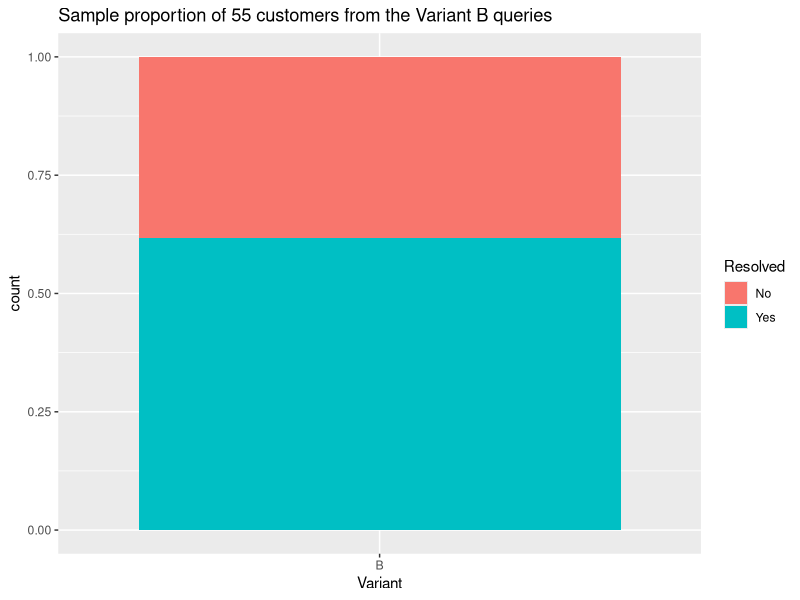
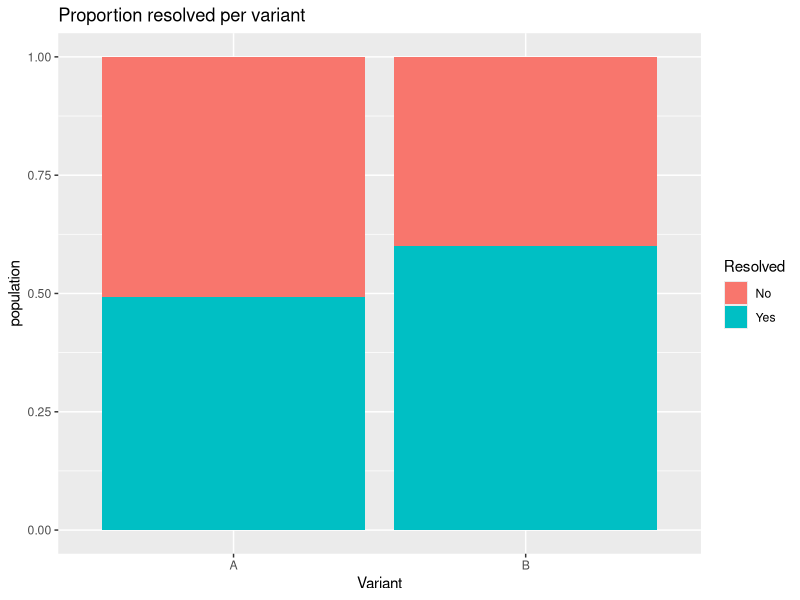
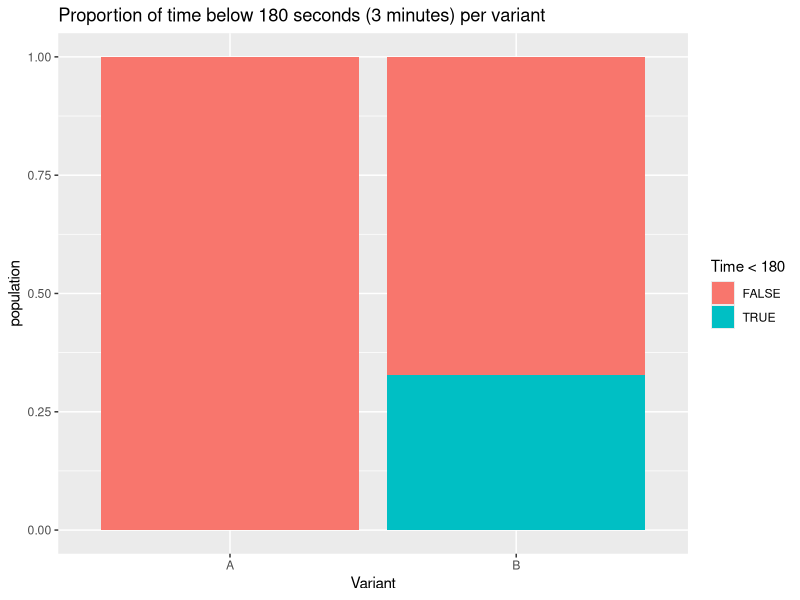
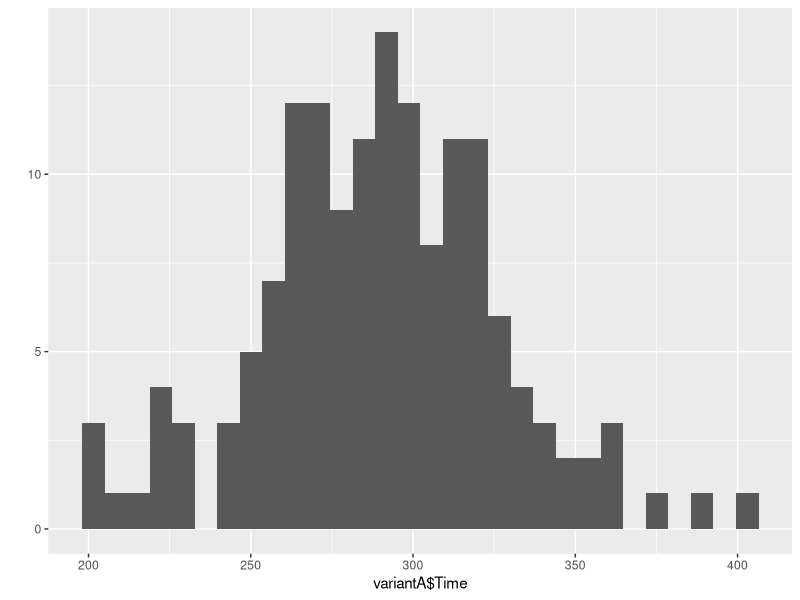
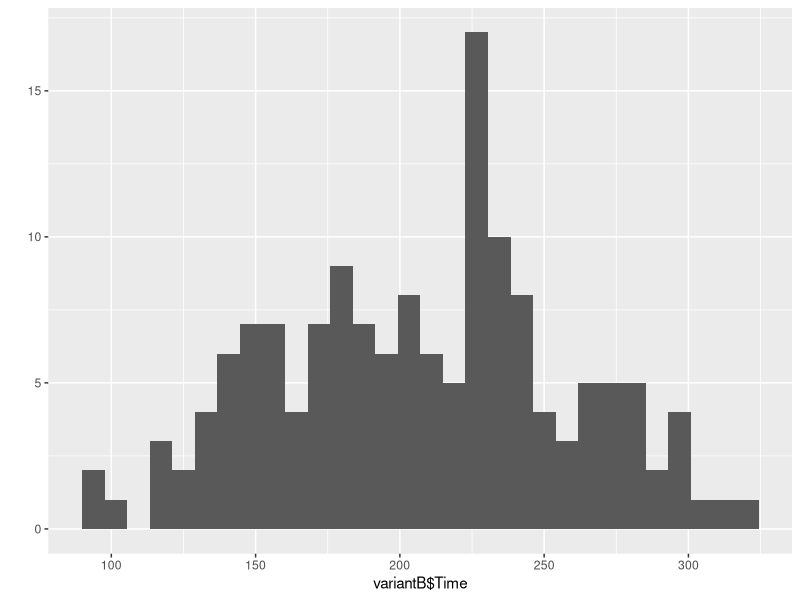

Write R code to recreate these figures, in order.
## ---- chunk 1
library("tidyverse")
## ---- chunk 2
data <- data.frame(read.csv("./ab_test.csv", header = TRUE, sep = ","))

set.seed(626) # set the seed for a repeatable results

threshold <- floor(55 * 0.7)

calculateProbability <- function(events, allPossibleOutcomes) {
  return (round(events / allPossibleOutcomes, 3))
}

eventsAboveThresholdExperiment <- function(sample, noOfDays) {
  days <- list()

  for (x in 1:noOfDays) { # for no of days, gather samples of size 55 where resolution status is "Yes"
    day <- slice_sample(sample, n = 55)
    day <- day %>% select(Resolved) %>% filter(Resolved == "Yes")
    day <- count(day)$n
    days <- append(days, day)
  }
  
  # count and return the number of events which meet our condition
  daysMetCondition <- which(days >= threshold)
  noOfEvents <- length(daysMetCondition)
  return (noOfEvents)
}
## ---- chunk 3
variantB <- data %>%
  select(Variant, Time, Resolved) %>%
  filter(Variant == 'B')

visitsBelow3minVarB <- variantB %>%
  select(Time) %>%
  filter(Time < 180)

variantBCnt <- count(variantB)$n
visitsBelow3minVarBCnt <- count(visitsBelow3minVarB)$n

varBProbabilityVisitBelow3min <- calculateProbability(visitsBelow3minVarBCnt ,variantBCnt)

sprintf("Probability of a visit time below 3 minutes on the new variant (Variant B) = %s / %s = %s", visitsBelow3minVarBCnt, variantBCnt, varBProbabilityVisitBelow3min)
## ---- chunk 4
oneDaySample <- sample_n(variantB, 55) %>%
  summarise(count= n(), Time, Resolved, Variant)

ggplot(data = oneDaySample, aes(x = Variant, y = count, fill = Resolved)) +
  geom_bar(position = "fill", stat = "identity") +
  ggtitle("Sample proportion of 55 customers from the Variant B queries")
## ---- chunk 5
noOfDays <- 91 # for a calendar quater of days
eventsAboveThresholdVarB <- eventsAboveThresholdExperiment(variantB, noOfDays)

probabilityResolvedAboveThresholdVarB <- calculateProbability(eventsAboveThresholdVarB, noOfDays)

sprintf("probability that at least 70 percent of queries on the new site will be resolved in a day where it is assumed that 55 customers visit the site = %s", probabilityResolvedAboveThresholdVarB)
## ---- chunk 6
population = count(data)$n

ggplot(data, aes(fill=Resolved, y=population, x=Variant)) +
  geom_bar(position = "fill", stat = "identity") +
  ggtitle("Proportion resolved per variant")
ggplot(data, aes(fill=Time<180, y=population, x=Variant)) +
  geom_bar(position = "fill", stat = "identity") +
  ggtitle("Proportion of time below 180 seconds (3 minutes) per variant")
## ---- chunk 7
variantA <- data %>%
  select(Variant, Time, Resolved) %>%
  filter(Variant == 'A')

visitsBelow3minVarA <- variantA %>%
  select(Time) %>%
  filter(Time < 180)

variantACnt <- count(variantA)$n
visitsBelow3minVarACnt <- count(visitsBelow3minVarA)$n

varAProbabilityVisitBelow3min <- calculateProbability(visitsBelow3minVarACnt, variantACnt)

sprintf("Probability of a visit time below 3 minutes on the old variant (Variant A) = %s / %s = %s", visitsBelow3minVarACnt, variantACnt, varAProbabilityVisitBelow3min)

eventsAboveThresholdVarA <- eventsAboveThresholdExperiment(variantA, noOfDays)

probabilityResolvedAboveThresholdVarA <- calculateProbability(eventsAboveThresholdVarA, noOfDays)

sprintf("probability that at least 70 percent of queries on the old site will be resolved in a day where it is assumed that 55 customers visit the site = %s", probabilityResolvedAboveThresholdVarA)
## ---- chunk 8
variants <- unique(sort(data$Variant))
probabilityvisitDurationLessThan3Minutes <- c(varAProbabilityVisitBelow3min, varBProbabilityVisitBelow3min)
probabilityResolvedAbove70percent <- c(probabilityResolvedAboveThresholdVarA, probabilityResolvedAboveThresholdVarB)

comparedProbabilities <- data.frame(variants, probabilityvisitDurationLessThan3Minutes, probabilityResolvedAbove70percent)

comparedProbabilities
## ---- chunk 9
comparedProbabilities
## ---- chunk 10
qplot(variantA$Time, geom="histogram")
## ---- chunk 11
qplot(variantB$Time, geom="histogram")
## ---- chunk 12
t.test(variantA$Time, mu = 180)
t.test(variantB$Time, mu = 180)
